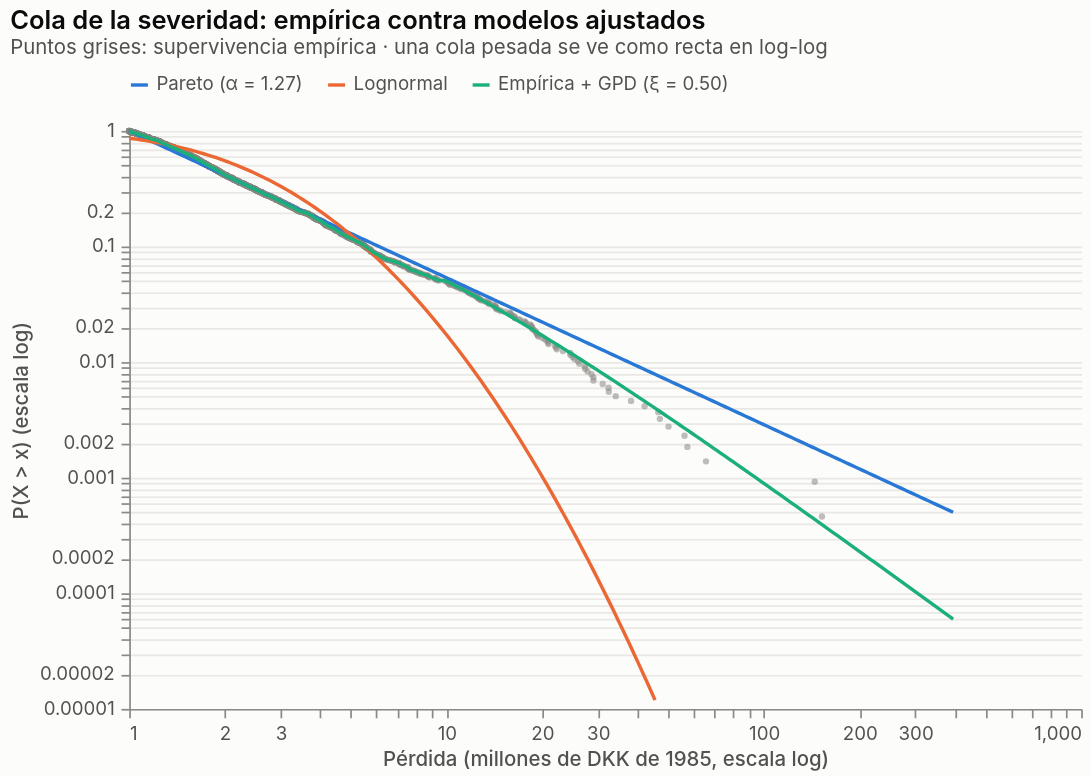

Notebook code cell kept with this figure:
### Markdown cell above
**Severidad.** La lognormal subestima gravemente la cola; la Pareto de un parámetro la sobreestima. El modelo empalmado
(cuerpo empírico bajo u = 10 y GPD para los excesos) reproduce la cola; su ξ ≈ 0.5 coincide con el análisis clásico de
McNeil (1996). La función de exceso medio, creciente y casi lineal, respalda la elección del umbral.

### Code cell
fig["03_cola_severidad"]

### Figure 1 — Vega-Lite specification as saved in the notebook (floating-point values rounded to 4 significant figures; data arrays with more than 128 entries replaced by an {"elided": "..."} marker saying what was removed)
{"$schema": "https://vega.github.io/schema/vega-lite/v6.4.1.json", "config": {"axis": {"domainColor": "#8a8984", "gridColor": "#e9e8e4", "labelColor": "#52514e", "labelFontSize": 11, "labelPadding": 4, "tickColor": "#8a8984", "titleColor": "#52514e", "titleFontSize": 12, "titleFontWeight": 500}, "axisX": {"grid": false}, "background": "#fcfcfb", "bar": {"cornerRadiusEnd": 4}, "font": "Inter, Segoe UI, Helvetica, Arial, sans-serif", "legend": {"labelColor": "#52514e", "labelFontSize": 11, "labelLimit": 420, "orient": "top", "symbolStrokeWidth": 2, "titleColor": "#52514e", "titleFontSize": 11}, "line": {"strokeWidth": 2}, "point": {"filled": true, "size": 64}, "range": {"category": ["#2a78d6", "#eb6834", "#1baf7a"]}, "title": {"anchor": "start", "color": "#0b0b0b", "fontSize": 15, "fontWeight": 600, "offset": 10, "subtitleColor": "#52514e", "subtitleFontSize": 12}, "view": {"stroke": null}}, "datasets": {"data-c6915fa27005822f8831e32e3db2226e": {"elided": "2166 records"}, "data-d386a8324eb725ad74b5f6560944f20b": {"elided": "528 records"}}, "height": 340, "layer": [{"data": {"name": "data-c6915fa27005822f8831e32e3db2226e"}, "encoding": {"tooltip": [{"field": "x", "format": ".2f", "type": "quantitative"}, {"field": "S", "format": ".4f", "type": "quantitative"}], "x": {"field": "x", "scale": {"type": "log"}, "title": "Pérdida (millones de DKK de 1985, escala log)", "type": "quantitative"}, "y": {"field": "S", "scale": {"type": "log"}, "title": "P(X > x) (escala log)", "type": "quantitative"}}, "mark": {"color": "#8a8984", "opacity": 0.55, "size": 14, "type": "circle"}}, {"data": {"name": "data-d386a8324eb725ad74b5f6560944f20b"}, "encoding": {"color": {"field": "modelo", "scale": {"domain": ["Pareto (α = 1.27)", "Lognormal", "Empírica + GPD (ξ = 0.50)"], "range": ["#2a78d6", "#eb6834", "#1baf7a"]}, "title": null, "type": "nominal"}, "tooltip": [{"field": "modelo", "type": "nominal"}, {"field": "x", "format": ".2f", "type": "quantitative"}, {"field": "S", "format": ".5f", "type": "quantitative"}], "x": {"field": "x", "type": "quantitative"}, "y": {"field": "S", "type": "quantitative"}}, "mark": {"type": "line"}}], "title": {"subtitle": "Puntos grises: supervivencia empírica · una cola pesada se ve como recta en log-log", "text": "Cola de la severidad: empírica contra modelos ajustados"}, "width": 560}
